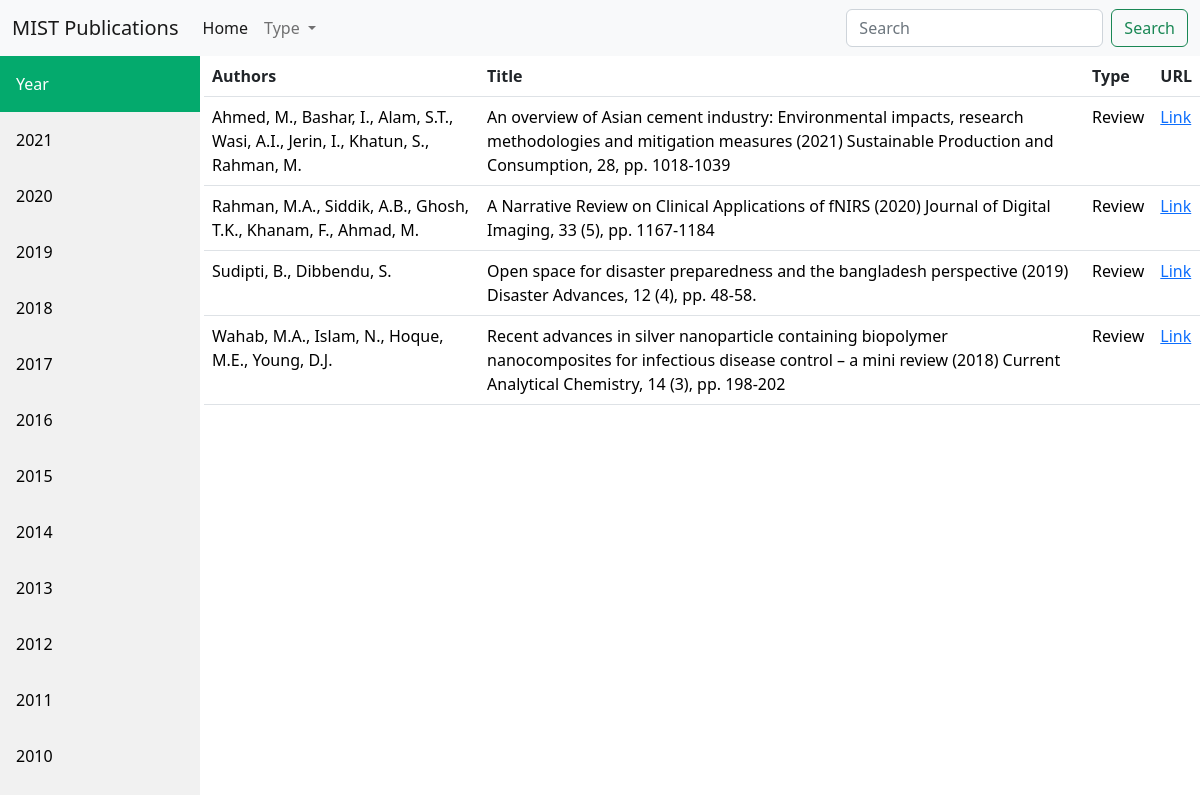
The page /category/Review/ on the database as committed earlier.
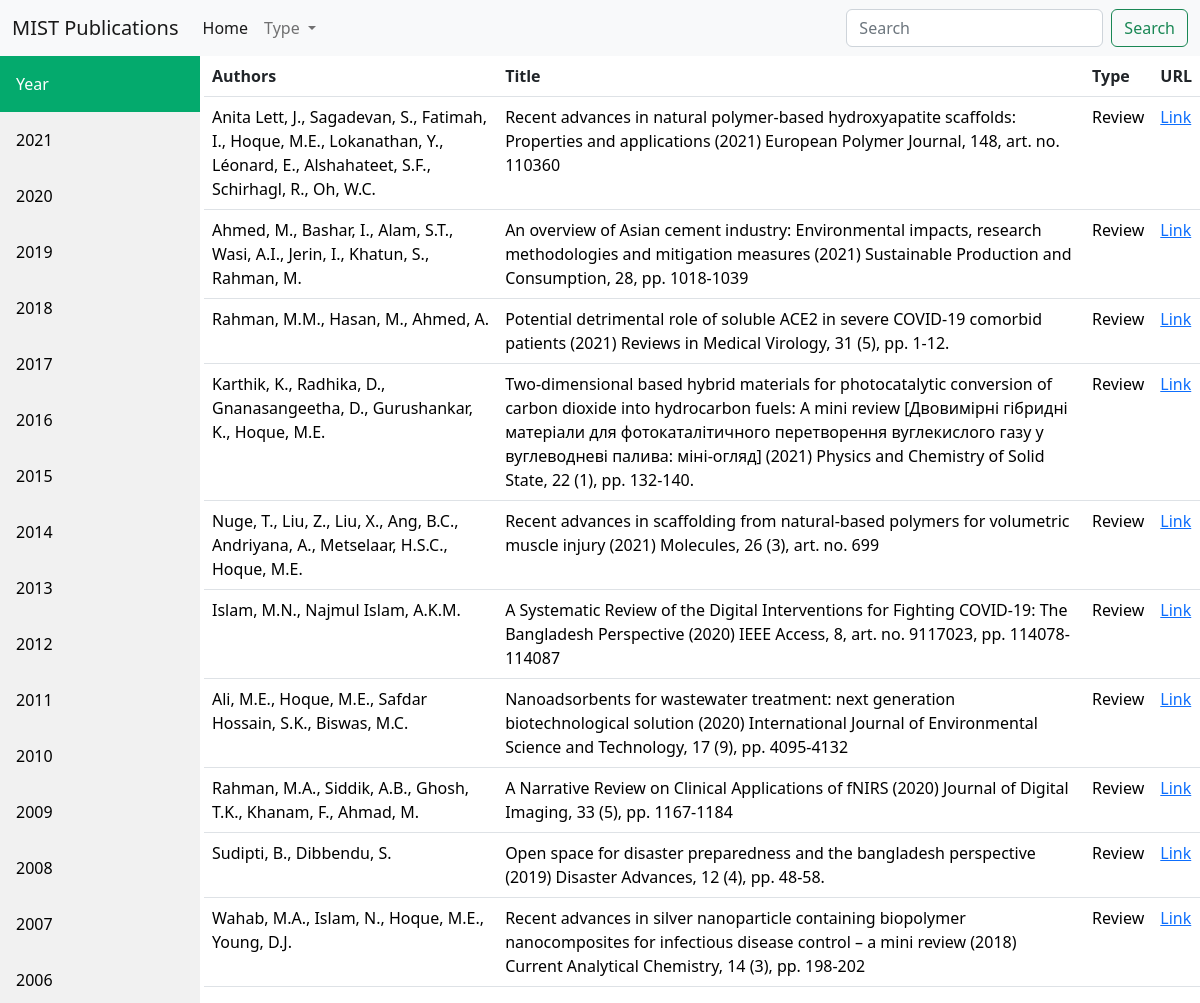
The same page on the database as committed later.
### publications/models.py (models this page shows)
class Publication(models.Model):
    types = (
              ("Conference Paper", "Conference Paper"),
              ("Article", "Article"),
              ("Book Chapter", "Book Chapter"),
              ("Book","Book"),
              ("Editorial", "Editorial"),
              ("Review", "Review"),
              ("Letter", "Letter"),
            )
    authors = models.CharField(max_length= 500)
    title = models.CharField(max_length=1500)
    scopus_url = models.URLField(max_length=500, blank=True, null=True)
    DOI = models.CharField(max_length=100, blank=True, null=True)
    affiliation = models.TextField(blank=True, null=True)
    publisher = models.CharField(max_length=200, blank=True, null=True)
    ISSN = models.CharField(max_length=30, blank=True, null=True)
    ISBN = models.CharField(max_length=30, blank=True, null=True)
    document_type = models.CharField(max_length=50, choices=types)
    publication_stage = models.CharField(max_length=50, blank=True, null=True)
    open_access = models.CharField(max_length=50, blank=True, null=True)
    publishing_year = models.IntegerField()
    source = models.CharField(max_length=50, blank=True, null=True)
    cited_by = models.IntegerField(blank=True, null=True)

### publications/views.py (the view)
# urls.py: path('category/<str:document_type>/', views.category, name = 'category'),
def category(request, document_type):
    types = ["Conference Paper", "Article", "Book Chapter", "Book", "Editorial", "Review", "Letter"]
    years = list(year_publications.objects.all().values_list('year', flat=True))
    years_r = years.copy()
    years_r.sort(reverse=True)
    pubs = Publication.objects.filter(document_type = document_type).order_by('-publishing_year','-cited_by')
    showing_product = 50
    paginator = Paginator(pubs, showing_product)
    page = request.GET.get('page')
    try:
        page_product = paginator.page(page)
    except PageNotAnInteger:
        page = 1
        page_product = paginator.page(page)
    except EmptyPage:
        page = paginator.num_pages
        page_product = paginator.page(page)
    leftIndex = (int(page) - 4)
    if leftIndex < 1:
        leftIndex = 1
    rightIndex = (int(page) + 10)
    if rightIndex > paginator.num_pages:
        rightIndex = paginator.num_pages + 1
    custom_range = range(leftIndex, rightIndex)
    total_pubs = len(pubs)
    showing_items = len(page_product)
    context = { 'message': 'Hello, World! :)', 'years': years,'years_r':years_r, "types": types, "pubs": page_product, 'custom_range': custom_range, "total_pubs": total_pubs, "showing_items": showing_items}
    return render(request, 'publications/year.html', context)

### publications/templates/publications/year.html (shortened to what this page needs)
<!doctype html>
<html lang="en">
  <head>
    <link href="https://cdn.jsdelivr.net/npm/bootstrap@5.2.0/dist/css/bootstrap.min.css" rel="stylesheet">
  </head>
  <body>
    {% include 'publications/nav.html' %}
    <div class="row">
        <div class="col-2">
            <div class="sidebar">
                <a class="active" href="">Year</a>
                {% for year in years_r %}
                <a href="{% url 'year_wise_publications' year=year %}">{{year}}</a>
                {% endfor %}
            </div>
        </div>
        <div class="col-10">
            <table class="table table-hover">
                <thead>
                  <tr>
                    <th scope="col">Authors</th>
                    <th scope="col">Title</th>
                    <th scope="col">Type</th>
                    <th scope="col">URL</th>
                  </tr>
                </thead>
                <tbody>
                  {% for pub in pubs %}
                  <tr>
                    <td scope="row"><a style="text-decoration: none; color: black;" href = "{% url 'details' pub.id %}" >{{pub.authors}}</a></td>
                    <td><a style="text-decoration: none; color: black;" href = "{% url 'details' pub.id %}" >{{pub.title}}</a></td>
                    <td><a style="text-decoration: none; color: black;" href = "{% url 'details' pub.id %}" >{{pub.document_type}}</a></td></td>
                    <td><a href = {{pub.scopus_url}} target="_blank">Link</a></td>
                  </tr>
                  {% endfor %}
                </tbody>
              </table>
        </div>
    </div>
  </body>
</html>

Rows that differ between the two databases and show on the page:
added Publication: authors "Anita Lett, J., Sagadevan, S., Fatimah, I., Hoque, M.E., Lokanathan, Y., Léonard, E., Alshahateet, S.F., Schirhagl, R., Oh, W.C.", title "Recent advances in natural polymer-based hydroxyapatite scaffolds: Properties and applications (2021) European Polymer Journal, 148, art. no. 110360", document_type "Review"
added Publication: authors "Rahman, M.M., Hasan, M., Ahmed, A.", title "Potential detrimental role of soluble ACE2 in severe COVID-19 comorbid patients (2021) Reviews in Medical Virology, 31 (5), pp. 1-12.", document_type "Review"
added Publication: authors "Karthik, K., Radhika, D., Gnanasangeetha, D., Gurushankar, K., Hoque, M.E.", title "Two-dimensional based hybrid materials for photocatalytic conversion of carbon dioxide into hydrocarbon fuels: A mini review [Двовимірні гібридні матеріали для фотокаталітичного перетворення вуглекислого газу у вуглеводневі палива: міні-огляд] (2021) Physics and Chemistry of Solid State, 22 (1), pp. 132-140.", document_type "Review"
added Publication: authors "Nuge, T., Liu, Z., Liu, X., Ang, B.C., Andriyana, A., Metselaar, H.S.C., Hoque, M.E.", title "Recent advances in scaffolding from natural-based polymers for volumetric muscle injury (2021) Molecules, 26 (3), art. no. 699", document_type "Review"
added Publication: authors "Islam, M.N., Najmul Islam, A.K.M.", title "A Systematic Review of the Digital Interventions for Fighting COVID-19: The Bangladesh Perspective (2020) IEEE Access, 8, art. no. 9117023, pp. 114078-114087", document_type "Review"
added Publication: authors "Ali, M.E., Hoque, M.E., Safdar Hossain, S.K., Biswas, M.C.", title "Nanoadsorbents for wastewater treatment: next generation biotechnological solution (2020) International Journal of Environmental Science and Technology, 17 (9), pp. 4095-4132", document_type "Review"
Other text that changed with them:
new list line: "2009"
new list line: "2008"
new list line: "2007"
new list line: "2006"
